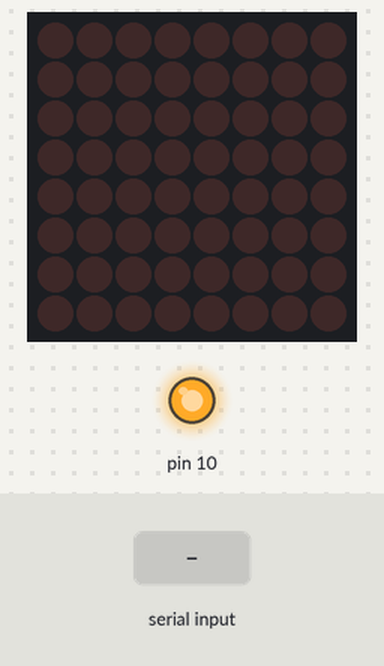
Simulated run of this sketch. Board: Arduino Uno, built with avr-gcc and run on an emulated ATmega328P. Parts: 8×8 LED matrix, output pins drawn as LEDs (lit = HIGH). Wiring (inferred from the names in the program): MAX7219 LED driver (orientation assumed): CS pin 7. The test bench sets the inputs (shaded band). Pins used as bus, display or sensor lines are not drawn.

Above: at 1.2 s.
1.3 s: "s90\n" received over Serial
At 3.5 s:
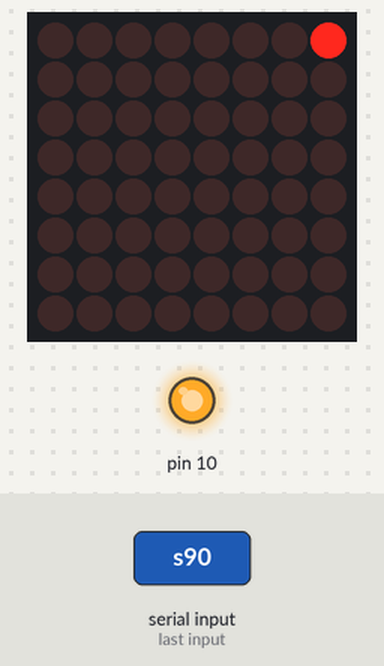
3.8 s: "/clear" received over Serial
At 5.6 s:
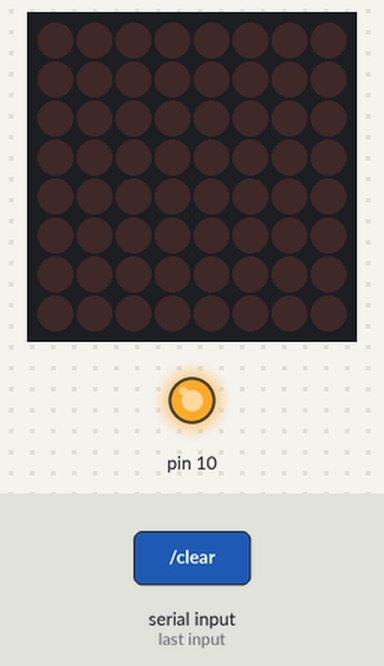
Timing chart, 0 to 7.1 s (numbered marks = the images above; inputs shaded):
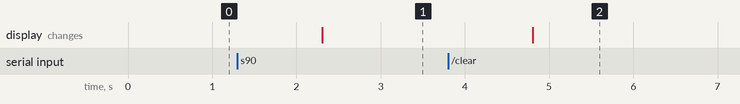

The sketch:

matrix_control_over_telegram.ino
```cpp
#include "matrix.h"

#define CS_PIN        7
#define MATRIX_WIDTH  8
#define MATRIX_HEIGHT 8

matrix m(CS_PIN, MATRIX_WIDTH, MATRIX_HEIGHT);

void setup() {
  Serial.begin(9600);
  m.enable_matrix(1);
  m.set_intensity(1);
}

void loop() {
  if (Serial.available()) {
    String data = Serial.readString();

    if (data == "/clear") {
      m.erase_matrix();
      m.update_matrix();
      return;
    }

    String x_string, y_string, value_string;
    bool detected_x = false, detected_y = false, detected_value = false;

    for (uint8_t i = 0; i < data.length(); ++i) {
      if (data[i] == 'x') {
        detected_x = true;
        detected_y = false;
        detected_value = false;
      }
      else if (data[i] == 'y') {
        detected_x = false;
        detected_y = true;
        detected_value = false;
      }
      else if (data[i] == 's') {
        detected_x = false;
        detected_y = false;
        detected_value = true;
      }
      else {
        if (detected_x) x_string += data[i];
        if (detected_y) y_string += data[i];
        if (detected_value) value_string += data[i];
      }
    }

    uint8_t x = atoi(x_string.c_str());
    uint8_t y = atoi(y_string.c_str());
    uint8_t value = atoi(value_string.c_str());

    // Swap x and y values. Works fine, because matrix size is 8x8 LEDs.
    m.set_led(MATRIX_HEIGHT - y - 1, x, value == 0 ? 0 : 1);
    m.update_matrix();
  }
}
```

matrix.cpp
```cpp
#include "matrix.h"

void matrix::_send_matrix_data(const uint8_t &ADDRESS, const uint8_t &DATA) {
  digitalWrite(_cs_pin, 0);
  SPI.transfer(ADDRESS);
  SPI.transfer(DATA);
  digitalWrite(_cs_pin, 1);
}

matrix::matrix(const uint8_t &CS_PIN, const uint8_t &WIDTH, const uint8_t &HEIGHT) {
  _cs_pin = CS_PIN;
  pinMode(CS_PIN, OUTPUT);

  _width = WIDTH;
  _height = HEIGHT;

  SPI.begin();
  SPI.beginTransaction(SPISettings(8000000, MSBFIRST, SPI_MODE0));

  enable_matrix(0);
  _send_matrix_data(SCAN_LIMIT_REG, SCAN_LIMIT_0_TO_7);
  _send_matrix_data(DECODE_MODE_REG, NO_DECODE);
  set_intensity(8);
  _send_matrix_data(DISPLAY_TEST_REG, NORMAL_OPERATION);

  clear_matrix();

  _buffer = (bool**)malloc(HEIGHT * sizeof(bool*));
  for (uint8_t y = 0; y < HEIGHT; ++y) {
    _buffer[y] = (bool*)malloc(WIDTH * sizeof(bool));
  }

  erase_matrix();
}

matrix::~matrix() {
  free(_buffer);
}

void matrix::enable_matrix(const bool &ENABLE) {
  _send_matrix_data(0x0C, ENABLE ? 0x01 : 0x00);
}

void matrix::set_intensity(const uint8_t &INTENSITY) {
  _send_matrix_data(0x0A, INTENSITY > 15 ? 15 : INTENSITY);
}

void matrix::set_led(const uint8_t &X, const uint8_t &Y, const bool &VALUE) {
  _buffer[Y][X] = VALUE;
}

void matrix::update_matrix() {
  for (uint8_t y = 0; y < _height; ++y) {
    uint8_t column_data = 0;
    for (uint8_t x = 0; x < _width; ++x) {
      if (_buffer[y][x]) column_data |= (1 << (_width - 1 - x));
    }
    _send_matrix_data(y + 1, column_data);
  }
}

void matrix::clear_matrix() {
  for (int y = 1; y <= _height; ++y) {
    _send_matrix_data(y, 0);
  }
}

void matrix::erase_matrix() {
  for (uint8_t y = 0; y < _height; ++y) {
    for (uint8_t x = 0; x < _width; ++x) {
      _buffer[y][x] = 0;
    }
  }
}
```

matrix.h
```cpp
#pragma once

#include <Arduino.h>
#include <SPI.h>

const uint8_t SCAN_LIMIT_REG    = 0x0B;
const uint8_t SCAN_LIMIT_0_TO_7 = 0x07;

const uint8_t DECODE_MODE_REG   = 0x09;
const uint8_t NO_DECODE         = 0x00;

const uint8_t DISPLAY_TEST_REG  = 0x0F;
const uint8_t NORMAL_OPERATION  = 0x00;

class matrix {
private:
  uint8_t _width, _height;

  bool **_buffer;
  uint8_t _cs_pin;

  void _send_matrix_data(const uint8_t &ADDRESS, const uint8_t &DATA);

public:
  matrix(const uint8_t &CS_PIN, const uint8_t &WIDTH, const uint8_t &HEIGHT);

  ~matrix();

  void enable_matrix(const bool &ENABLE);

  void set_intensity(const uint8_t &INTENSITY);

  void set_led(const uint8_t &X, const uint8_t &Y, const bool &VALUE);

  void update_matrix();

  void clear_matrix();

  void erase_matrix();
};
```

Measured:
- after the input at 1.3 s, the display: changes after 1.0 s (image 1)
- after the input at 3.8 s, the display: changes after 1.0 s (image 2)
